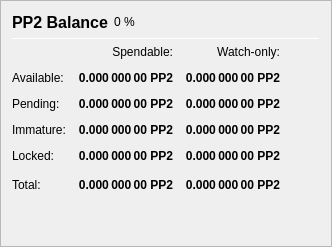
                   <widget class="QFrame" name="frame_Balances">
                    <property name="frameShape">
                     <enum>QFrame::StyledPanel</enum>
                    </property>
                    <property name="frameShadow">
                     <enum>QFrame::Raised</enum>
                    </property>
                    <layout class="QVBoxLayout" name="verticalLayout_4">
                     <item>
                      <layout class="QHBoxLayout" name="horizontalLayout_4">
                       <item>
                        <widget class="QLabel" name="label_5">
                         <property name="minimumSize">
                          <size>
                           <width>0</width>
                           <height>20</height>
                          </size>
                         </property>
                         <property name="font">
                          <font>
                           <pointsize>12</pointsize>
                           <weight>75</weight>
                           <bold>true</bold>
                          </font>
                         </property>
                         <property name="text">
                          <string>PP2 Balance</string>
                         </property>
                        </widget>
                       </item>
                       <item>
                        <widget class="QLabel" name="labelPP2Percent">
                         <property name="text">
                          <string notr="true">0 %</string>
                         </property>
                        </widget>
                       </item>
                       <item>
                        <spacer name="horizontalSpacer_3">
                         <property name="orientation">
                          <enum>Qt::Horizontal</enum>
                         </property>
                         <property name="sizeHint" stdset="0">
                          <size>
                           <width>40</width>
                           <height>20</height>
                          </size>
                         </property>
                        </spacer>
                       </item>
                      </layout>
                     </item>
                     <item>
                      <widget class="Line" name="line_Balance">
                       <property name="minimumSize">
                        <size>
                         <width>0</width>
                         <height>1</height>
                        </size>
                       </property>
                       <property name="maximumSize">
                        <size>
                         <width>16777215</width>
                         <height>1</height>
                        </size>
                       </property>
                       <property name="orientation">
                        <enum>Qt::Horizontal</enum>
                       </property>
                      </widget>
                     </item>
                     <item>
                      <layout class="QGridLayout" name="gridLayout">
                       <property name="spacing">
                        <number>12</number>
                       </property>
                       <item row="0" column="1">
                        <widget class="QLabel" name="labelSpendable">
                         <property name="text">
                          <string>Spendable:</string>
                         </property>
                         <property name="alignment">
                          <set>Qt::AlignRight|Qt::AlignTrailing|Qt::AlignVCenter</set>
                         </property>
                        </widget>
                       </item>
                       <item row="0" column="2">
                        <widget class="QLabel" name="labelWatchonly">
                         <property name="text">
                          <string>Watch-only:</string>
                         </property>
                         <property name="alignment">
                          <set>Qt::AlignRight|Qt::AlignTrailing|Qt::AlignVCenter</set>
                         </property>
                        </widget>
                       </item>
                       <item row="1" column="0">
                        <widget class="QLabel" name="labelBalanceText">
                         <property name="text">
                          <string>Available:</string>
                         </property>
                        </widget>
                       </item>
                       <item row="1" column="1">
                        <widget class="QLabel" name="labelBalance">
                         <property name="font">
                          <font>
                           <weight>75</weight>
                           <bold>true</bold>
                          </font>
                         </property>
                         <property name="cursor">
                          <cursorShape>IBeamCursor</cursorShape>
                         </property>
                         <property name="toolTip">
                          <string>Your current spendable balance</string>
                         </property>
                         <property name="text">
                          <string notr="true">0.000 000 00 PP2</string>
                         </property>
                         <property name="alignment">
                          <set>Qt::AlignRight|Qt::AlignTrailing|Qt::AlignVCenter</set>
                         </property>
                         <property name="textInteractionFlags">
                          <set>Qt::LinksAccessibleByMouse|Qt::TextSelectableByKeyboard|Qt::TextSelectableByMouse</set>
                         </property>
                        </widget>
                       </item>
                       <item row="1" column="2">
                        <widget class="QLabel" name="labelWatchAvailable">
                         <property name="font">
                          <font>
                           <weight>75</weight>
                           <bold>true</bold>
                          </font>
                         </property>
                         <property name="cursor">
                          <cursorShape>IBeamCursor</cursorShape>
                         </property>
                         <property name="toolTip">
                          <string>Your current balance in watch-only addresses</string>
                         </property>
                         <property name="text">
                          <string notr="true">0.000 000 00 PP2</string>
                         </property>
                         <property name="alignment">
                          <set>Qt::AlignRight|Qt::AlignTrailing|Qt::AlignVCenter</set>
                         </property>
                         <property name="textInteractionFlags">
                          <set>Qt::LinksAccessibleByMouse|Qt::TextSelectableByKeyboard|Qt::TextSelectableByMouse</set>
                         </property>
                        </widget>
                       </item>
                       <item row="2" column="0">
                        <widget class="QLabel" name="labelPendingText">
                         <property name="text">
                          <string>Pending:</string>
                         </property>
                        </widget>
                       </item>
                       <item row="2" column="1">
                        <widget class="QLabel" name="labelUnconfirmed">
                         <property name="font">
                          <font>
                           <weight>75</weight>
                           <bold>true</bold>
                          </font>
                         </property>
                         <property name="cursor">
                          <cursorShape>IBeamCursor</cursorShape>
                         </property>
                         <property name="toolTip">
                          <string>Total of transactions that have yet to be confirmed, and do not yet count toward the spendable balance</string>
                         </property>
                         <property name="text">
                          <string notr="true">0.000 000 00 PP2</string>
                         </property>
                         <property name="alignment">
                          <set>Qt::AlignRight|Qt::AlignTrailing|Qt::AlignVCenter</set>
                         </property>
                         <property name="textInteractionFlags">
                          <set>Qt::LinksAccessibleByMouse|Qt::TextSelectableByKeyboard|Qt::TextSelectableByMouse</set>
                         </property>
                        </widget>
                       </item>
                       <item row="2" column="2">
                        <widget class="QLabel" name="labelWatchPending">
                         <property name="font">
                          <font>
                           <weight>75</weight>
                           <bold>true</bold>
                          </font>
                         </property>
                         <property name="cursor">
                          <cursorShape>IBeamCursor</cursorShape>
                         </property>
                         <property name="toolTip">
                          <string>Unconfirmed transactions to watch-only addresses</string>
                         </property>
                         <property name="text">
                          <string notr="true">0.000 000 00 PP2</string>
                         </property>
                         <property name="alignment">
                          <set>Qt::AlignRight|Qt::AlignTrailing|Qt::AlignVCenter</set>
                         </property>
                         <property name="textInteractionFlags">
                          <set>Qt::LinksAccessibleByMouse|Qt::TextSelectableByKeyboard|Qt::TextSelectableByMouse</set>
                         </property>
                        </widget>
                       </item>
                       <item row="3" column="0">
                        <widget class="QLabel" name="labelImmatureText">
                         <property name="text">
                          <string>Immature:</string>
                         </property>
                        </widget>
                       </item>
                       <item row="3" column="1">
                        <widget class="QLabel" name="labelImmature">
                         <property name="font">
                          <font>
                           <weight>75</weight>
                           <bold>true</bold>
                          </font>
                         </property>
                         <property name="cursor">
                          <cursorShape>IBeamCursor</cursorShape>
                         </property>
                         <property name="toolTip">
                          <string>Staked or masternode rewards that has not yet matured</string>
                         </property>
                         <property name="text">
                          <string notr="true">0.000 000 00 PP2</string>
                         </property>
                         <property name="alignment">
                          <set>Qt::AlignRight|Qt::AlignTrailing|Qt::AlignVCenter</set>
                         </property>
                         <property name="textInteractionFlags">
                          <set>Qt::LinksAccessibleByMouse|Qt::TextSelectableByKeyboard|Qt::TextSelectableByMouse</set>
                         </property>
                        </widget>
                       </item>
                       <item row="3" column="2">
                        <widget class="QLabel" name="labelWatchImmature">
                         <property name="font">
                          <font>
                           <weight>75</weight>
                           <bold>true</bold>
                          </font>
                         </property>
                         <property name="cursor">
                          <cursorShape>IBeamCursor</cursorShape>
                         </property>
                         <property name="toolTip">
                          <string>Staked or masternode rewards in watch-only addresses that has not yet matured</string>
                         </property>
                         <property name="text">
                          <string notr="true">0.000 000 00 PP2</string>
                         </property>
                         <property name="alignment">
                          <set>Qt::AlignRight|Qt::AlignTrailing|Qt::AlignVCenter</set>
                         </property>
                         <property name="textInteractionFlags">
                          <set>Qt::LinksAccessibleByMouse|Qt::TextSelectableByKeyboard|Qt::TextSelectableByMouse</set>
                         </property>
                        </widget>
                       </item>
                       <item row="4" column="0">
                        <widget class="QLabel" name="labelLockedBalanceText">
                         <property name="toolTip">
                          <string>Locked PP2 or Masternode collaterals. These are excluded from zPP2 minting.</string>
                         </property>
                         <property name="text">
                          <string>Locked:</string>
                         </property>
                        </widget>
                       </item>
                       <item row="4" column="1">
                        <widget class="QLabel" name="labelLockedBalance">
                         <property name="font">
                          <font>
                           <weight>75</weight>
                           <bold>true</bold>
                          </font>
                         </property>
                         <property name="cursor">
                          <cursorShape>IBeamCursor</cursorShape>
                         </property>
                         <property name="toolTip">
                          <string>Locked PP2 or Masternode collaterals. These are excluded from zPP2 minting.</string>
                         </property>
                         <property name="text">
                          <string notr="true">0.000 000 00 PP2</string>
                         </property>
                         <property name="alignment">
                          <set>Qt::AlignRight|Qt::AlignTrailing|Qt::AlignVCenter</set>
                         </property>
                         <property name="textInteractionFlags">
                          <set>Qt::LinksAccessibleByMouse|Qt::TextSelectableByKeyboard|Qt::TextSelectableByMouse</set>
                         </property>
                        </widget>
                       </item>
                       <item row="4" column="2">
                        <widget class="QLabel" name="labelWatchLocked">
                         <property name="font">
                          <font>
                           <weight>75</weight>
                           <bold>true</bold>
                          </font>
                         </property>
                         <property name="cursor">
                          <cursorShape>IBeamCursor</cursorShape>
                         </property>
                         <property name="toolTip">
                          <string>Current locked balance in watch-only addresses</string>
                         </property>
                         <property name="text">
                          <string notr="true">0.000 000 00 PP2</string>
                         </property>
                         <property name="alignment">
                          <set>Qt::AlignRight|Qt::AlignTrailing|Qt::AlignVCenter</set>
                         </property>
                         <property name="textInteractionFlags">
                          <set>Qt::LinksAccessibleByMouse|Qt::TextSelectableByKeyboard|Qt::TextSelectableByMouse</set>
                         </property>
                        </widget>
                       </item>
                       <item row="5" column="0">
                        <widget class="QLabel" name="labelTotalText">
                         <property name="toolTip">
                          <string>Your current PeepCoin2 balance, unconfirmed and immature transactions included</string>
                         </property>
                         <property name="text">
                          <string>Total:</string>
                         </property>
                        </widget>
                       </item>
                       <item row="5" column="1">
                        <widget class="QLabel" name="labelTotal">
                         <property name="font">
                          <font>
                           <weight>75</weight>
                           <bold>true</bold>
                          </font>
                         </property>
                         <property name="cursor">
                          <cursorShape>IBeamCursor</cursorShape>
                         </property>
                         <property name="toolTip">
                          <string>Your current PeepCoin2 balance, unconfirmed and immature transactions included</string>
                         </property>
                         <property name="text">
                          <string notr="true">0.000 000 00 PP2</string>
                         </property>
                         <property name="alignment">
                          <set>Qt::AlignRight|Qt::AlignTrailing|Qt::AlignVCenter</set>
                         </property>
                         <property name="textInteractionFlags">
                          <set>Qt::LinksAccessibleByMouse|Qt::TextSelectableByKeyboard|Qt::TextSelectableByMouse</set>
                         </property>
                        </widget>
                       </item>
                       <item row="5" column="2">
                        <widget class="QLabel" name="labelWatchTotal">
                         <property name="font">
                          <font>
                           <weight>75</weight>
                           <bold>true</bold>
                          </font>
                         </property>
                         <property name="cursor">
                          <cursorShape>IBeamCursor</cursorShape>
                         </property>
                         <property name="toolTip">
                          <string>Current total balance in watch-only addresses</string>
                         </property>
                         <property name="text">
                          <string notr="true">0.000 000 00 PP2</string>
                         </property>
                         <property name="alignment">
                          <set>Qt::AlignRight|Qt::AlignTrailing|Qt::AlignVCenter</set>
                         </property>
                         <property name="textInteractionFlags">
                          <set>Qt::LinksAccessibleByMouse|Qt::TextSelectableByKeyboard|Qt::TextSelectableByMouse</set>
                         </property>
                        </widget>
                       </item>
                       <item row="5" column="3">
                        <spacer name="horizontalSpacer_9">
                         <property name="orientation">
                          <enum>Qt::Horizontal</enum>
                         </property>
                         <property name="sizeHint" stdset="0">
                          <size>
                           <width>40</width>
                           <height>20</height>
                          </size>
                         </property>
                        </spacer>
                       </item>
                      </layout>
                     </item>
                     <item>
                      <spacer name="verticalSpacer_3">
                       <property name="orientation">
                        <enum>Qt::Vertical</enum>
                       </property>
                       <property name="sizeHint" stdset="0">
                        <size>
                         <width>20</width>
                         <height>40</height>
                        </size>
                       </property>
                      </spacer>
                     </item>
                    </layout>
                   </widget>
